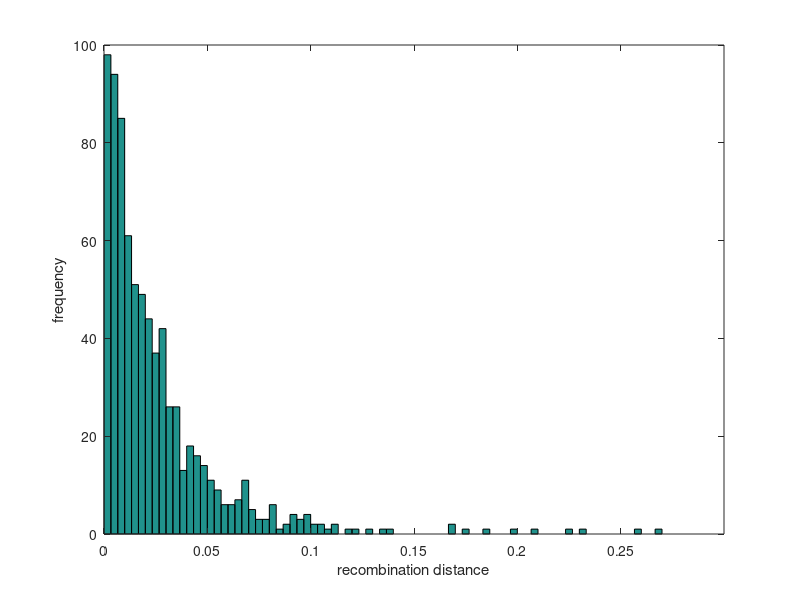
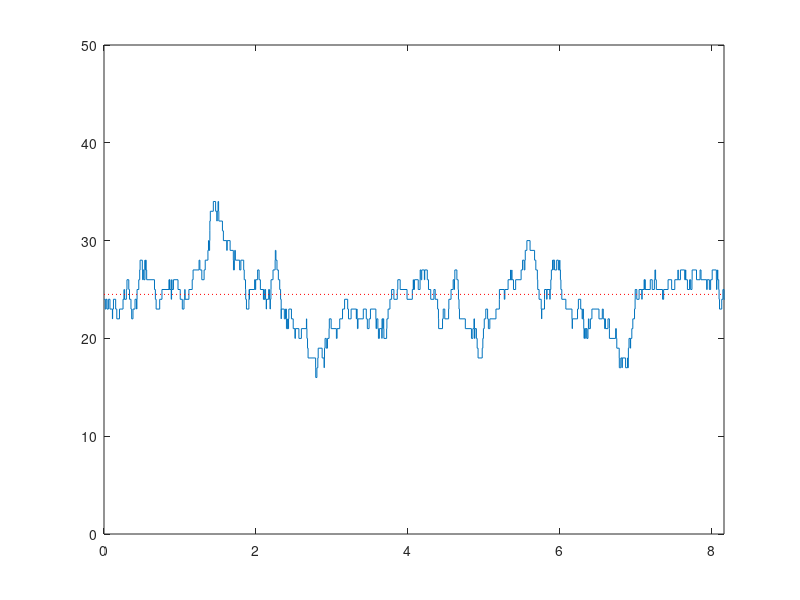
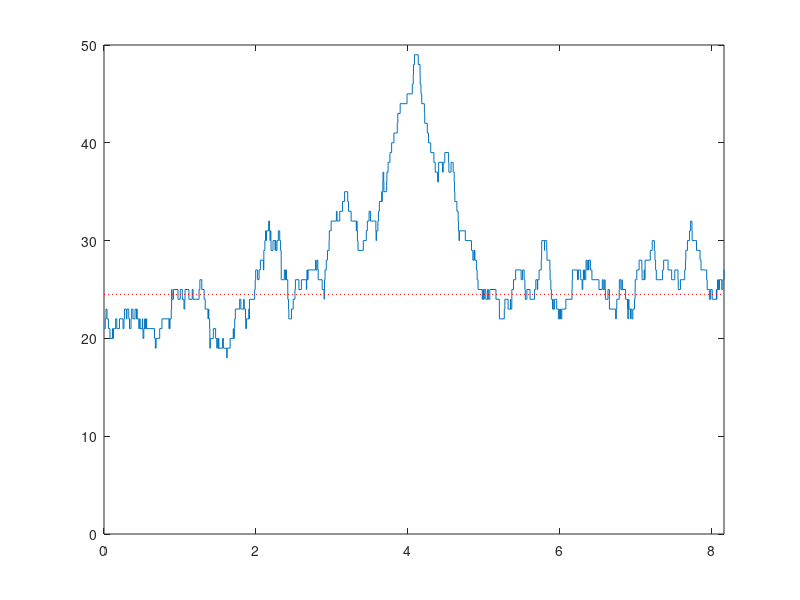
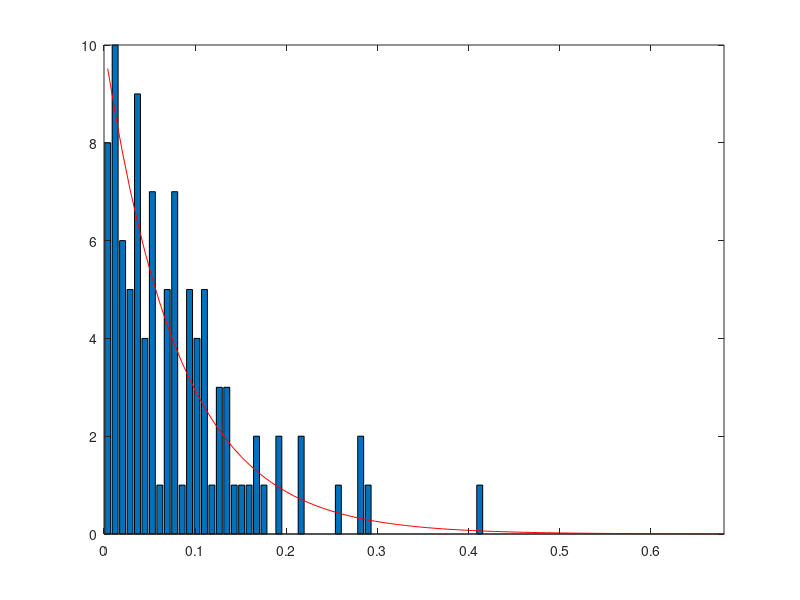

Write the MATLAB code that produced these figures, in order. (Note: this script raises an error after producing the figures.)
%%% Gillespie's Algorithm, Main Script, 1D

%=== Add FALSE POSITIVES option

close all; clear all; %clc

addpath('C:\Users\Dmitri\Documents\MATLAB\Information_and_Statistics\H_M')
SamplingPoints = 100; 
r_expected = 7;
% MaxT = 2000;
%== maximal number of reactions per one path (also limited by max time, see loop)
%== ! St_max must be even !!!
St_max = 16;

Nplants = 49; % if odd, generates stationary process

%== Generate the paths:
tmatr = cumsum(log(1./rand(St_max, Nplants,'single')));
statevector = false(St_max,1);
statevector(1:2:end) =  1;

[~, lastminind] = min(tmatr,[],2);
%== the cutoff time
T_max = tmatr( end , lastminind(end) );
[tvect, tind] = sort(tmatr(:));

%== plot the distribution of the waiting times
figure
hist(abs(diff(tvect)), (T_max/SamplingPoints/Nplants):(2*T_max/SamplingPoints/Nplants):(200*T_max/SamplingPoints/Nplants) )
xlim([0, (180*T_max/SamplingPoints/Nplants)])
xlabel('recombination distance')
ylabel('frequency')
%% assemble a stationary path
%== initialize the 'mutation matrix' 
%= indicating which chromosome stays after the meiosis
MutMatrCoeff = ones(size(tmatr));
%== assign the even columns (i.e. each second plant) '-1'
MutMatrCoeff(:, 2:2:end) = -1;
%== generate the state-derivtive matrix 
%= based on the order of the events:
%= events that appear on even 
DxMatr = zeros(size(tmatr));
DxMatr(tind) = (~mod(tind,2) + -mod(tind,2));
DxMatr = DxMatr.*MutMatrCoeff;
%== sum up the states changes in the order they occur:
x = sum(MutMatrCoeff(1,:)+1)/2 + cumsum( DxMatr(tind) );
%== plot the stationary distribution
figure
stairs(tvect, x)
hold on
plot([ 0, T_max ], Nplants./2*[1 1], 'r:' )
xlim([ 0, T_max ])
ylim([0, 10*round(0.1*Nplants)])

%% assemble a path under selection
%== select the points where at time t0 the state is 1
t0 = T_max/2;
t0ind = find(tvect >t0, 1,'first');
t0 = tvect(t0ind);
indt0 = zeros(Nplants,1);
for ii = 1:Nplants
    indt0(ii) = find( tmatr(:,ii) >t0, 1,'first');
   %  tmatr( indt0(ii),ii)
end


MutMatrCoeff = -bsxfun(@plus, ones(size(tmatr)), -2*mod(indt0,2)' );
DxMatr(tind) = (~mod(tind,2) + -mod(tind,2));
DxMatr = DxMatr.*MutMatrCoeff;

%== sum up the states changes in the order they occur:
cumdx = cumsum( DxMatr(tind) );
x = Nplants-cumdx(t0ind) + cumdx;
%== plot the distribution under selection
figure
stairs(tvect, x)
hold on
plot([ 0, T_max ], Nplants./2*[1 1], 'r:' )
xlim([ 0, T_max ])
ylim([0, 10*round(0.1*Nplants)])
%% sampling
%== generate sampling points
SamplingT = sort([T_max*rand(SamplingPoints-1,1); t0]);
% == study the distribution of the intervals between the sampling points
Dist = diff(SamplingT);
dt = T_max/SamplingPoints/10;
[pEmp, t] = hist(Dist, (.5*dt):dt:(T_max/10));

tau = T_max/SamplingPoints;
pTheor =  SamplingPoints*(exp( - (t-.5*dt)./tau) - exp( - (t + .5*dt)./tau) );
%== plot the distribution
figure
bar(t', pEmp')
hold all
plot(t', pTheor', 'r-')
 xlim([0,T_max/12])
%== sample
Z = bsxfun(@le, tvect, SamplingT');
Zs = zeros(size(SamplingT));
% surf(double(Z'), 'linestyle', 'none'); view(0,90)

for  ii = 1:length(SamplingT)
    ind = find(Z(:,ii), 1, 'last');
    if ~isempty(ind)
        Zs(ii) = x(ind  );
    else
        Zs(ii) = ceil(Nplants./2);
    end
end

%% emission
r = random('Poisson', r_expected, [SamplingPoints,1] );
q = bsxfun(@(x,y)random('binom',x,y), r, Zs/Nplants/2);
%== plot
figure 
stairs(tvect, x, 'b')
hold on
plot(SamplingT, Zs, 'rs-','markersize',3,'MarkerFaceColor','r')
plot(SamplingT, 2*Nplants*q./r, 'go','markersize',3,'MarkerFaceColor','g')
xlim([0, T_max])
ylim([0, 10*round(.15*Nplants)])
xlabel('linkage, morgans')


